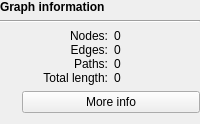
         <widget class="QWidget" name="graphDetailsWidget" native="true">
          <property name="enabled">
           <bool>true</bool>
          </property>
          <layout class="QGridLayout" name="gridLayout_6">
           <property name="leftMargin">
            <number>0</number>
           </property>
           <property name="topMargin">
            <number>0</number>
           </property>
           <property name="rightMargin">
            <number>0</number>
           </property>
           <item row="2" column="1">
            <widget class="QWidget" name="widget_14" native="true">
             <layout class="QGridLayout" name="gridLayout_4">
              <property name="leftMargin">
               <number>0</number>
              </property>
              <property name="topMargin">
               <number>0</number>
              </property>
              <property name="rightMargin">
               <number>0</number>
              </property>
              <property name="bottomMargin">
               <number>0</number>
              </property>
              <property name="verticalSpacing">
               <number>0</number>
              </property>
              <item row="1" column="0">
               <widget class="QLabel" name="label_6">
                <property name="text">
                 <string>Edges:</string>
                </property>
                <property name="alignment">
                 <set>Qt::AlignRight|Qt::AlignTrailing|Qt::AlignVCenter</set>
                </property>
               </widget>
              </item>
              <item row="1" column="1">
               <widget class="QLabel" name="edgeCountLabel">
                <property name="text">
                 <string>0</string>
                </property>
               </widget>
              </item>
              <item row="2" column="0">
               <widget class="QLabel" name="label_6p">
                <property name="text">
                 <string>Paths:</string>
                </property>
                <property name="alignment">
                 <set>Qt::AlignRight|Qt::AlignTrailing|Qt::AlignVCenter</set>
                </property>
               </widget>
              </item>
              <item row="2" column="1">
               <widget class="QLabel" name="pathCountLabel">
                <property name="text">
                 <string>0</string>
                </property>
               </widget>
              </item>
              <item row="3" column="0">
               <widget class="QLabel" name="label_8">
                <property name="text">
                 <string>Total length:</string>
                </property>
                <property name="alignment">
                 <set>Qt::AlignRight|Qt::AlignTrailing|Qt::AlignVCenter</set>
                </property>
               </widget>
              </item>
              <item row="3" column="1">
               <widget class="QLabel" name="totalLengthLabel">
                <property name="text">
                 <string>0</string>
                </property>
               </widget>
              </item>
              <item row="0" column="1">
               <widget class="QLabel" name="nodeCountLabel">
                <property name="text">
                 <string>0</string>
                </property>
               </widget>
              </item>
              <item row="0" column="0">
               <widget class="QLabel" name="label_2">
                <property name="text">
                 <string>Nodes:</string>
                </property>
                <property name="alignment">
                 <set>Qt::AlignRight|Qt::AlignTrailing|Qt::AlignVCenter</set>
                </property>
               </widget>
              </item>
             </layout>
            </widget>
           </item>
           <item row="1" column="0" colspan="2">
            <widget class="Line" name="line_2">
             <property name="orientation">
              <enum>Qt::Horizontal</enum>
             </property>
            </widget>
           </item>
           <item row="2" column="0">
            <widget class="InfoTextWidget" name="graphInformationInfoText" native="true">
             <property name="sizePolicy">
              <sizepolicy hsizetype="Fixed" vsizetype="Fixed">
               <horstretch>0</horstretch>
               <verstretch>0</verstretch>
              </sizepolicy>
             </property>
             <property name="minimumSize">
              <size>
               <width>16</width>
               <height>16</height>
              </size>
             </property>
             <property name="toolTip">
              <string>&lt;html&gt;&lt;head/&gt;&lt;body&gt;&lt;p&gt;Node codes, edge count and total length are calculated using single nodes, not double nodes.&lt;br/&gt;&lt;br/&gt;For example, node 5+ and node 5- would only be counted once.&lt;/p&gt;&lt;/body&gt;&lt;/html&gt;</string>
             </property>
            </widget>
           </item>
           <item row="0" column="0" colspan="2">
            <widget class="QLabel" name="label_7">
             <property name="font">
              <font>
               <weight>75</weight>
               <bold>true</bold>
              </font>
             </property>
             <property name="text">
              <string>Graph information</string>
             </property>
            </widget>
           </item>
           <item row="4" column="1">
            <widget class="QPushButton" name="moreInfoButton">
             <property name="focusPolicy">
              <enum>Qt::StrongFocus</enum>
             </property>
             <property name="text">
              <string>More info</string>
             </property>
            </widget>
           </item>
          </layout>
         </widget>
